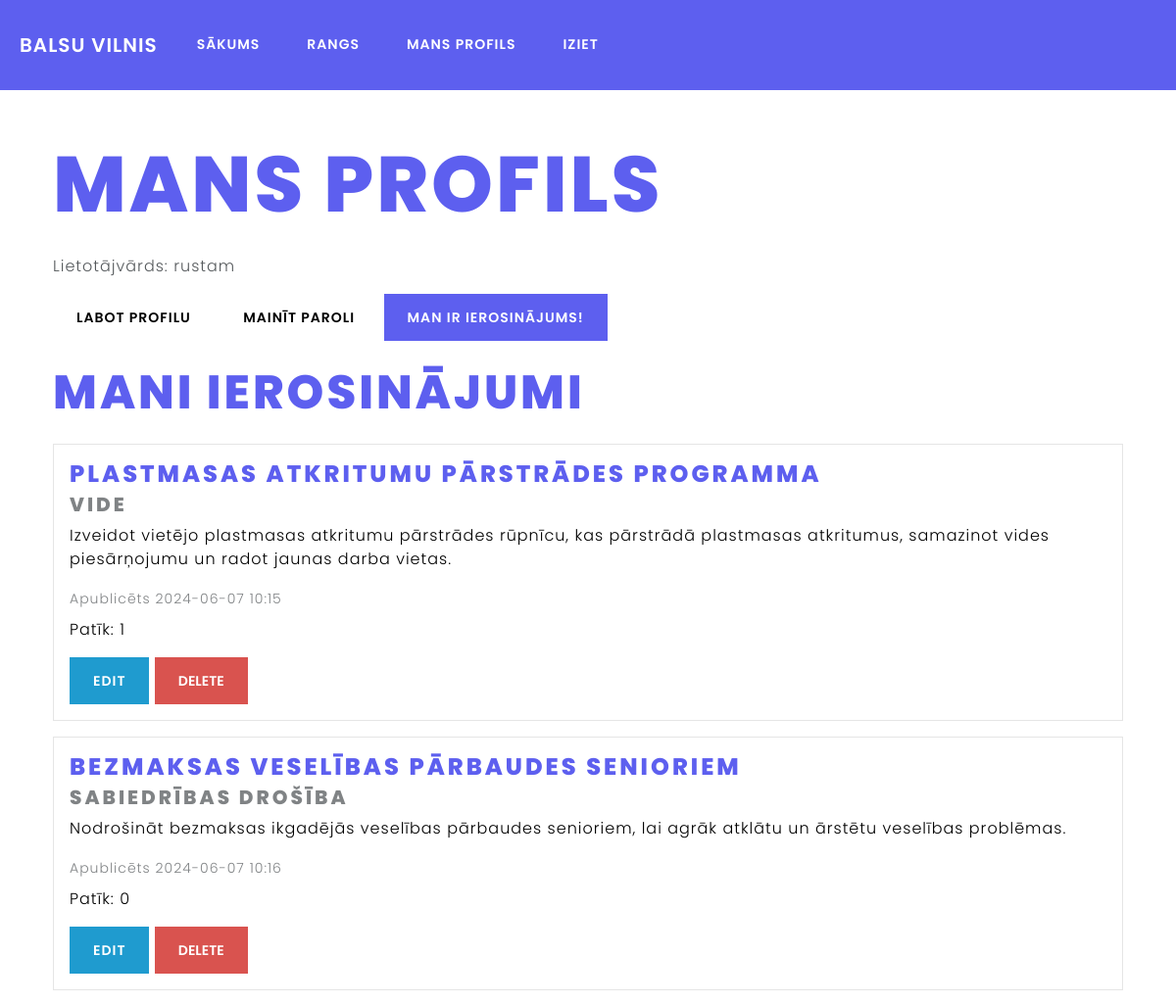
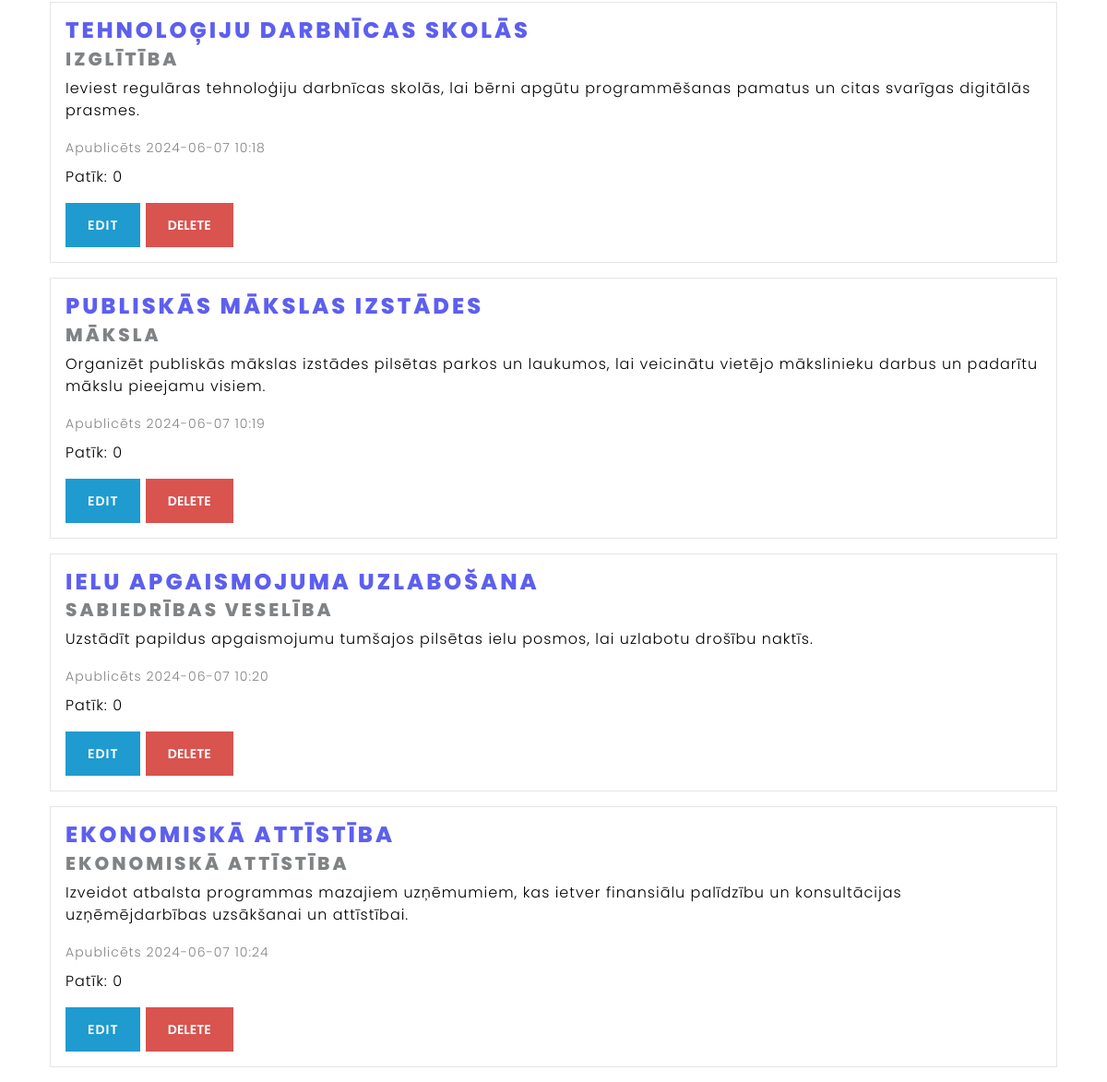
The page /dashboard (signed in) on the database its author committed (2 pictures, top to bottom).
### models.py (models this page shows, shortened)
class User(db.Model, UserMixin):
    id = db.Column(db.Integer, primary_key=True)
    username = db.Column(db.String(150), unique=True, nullable=False)
    email = db.Column(db.String(150), unique=True, nullable=True)
    password = db.Column(db.String(200), nullable=False)
    role = db.Column(db.String(50), nullable=False)
    confirmed = db.Column(db.Boolean, default=False)
    confirmed_on = db.Column(db.DateTime, nullable=True)
    bio = db.Column(db.Text, nullable=True)
    avatar = db.Column(db.String(200), nullable=True)

class Idea(db.Model):
    id = db.Column(db.Integer, primary_key=True)
    title = db.Column(db.String(200), nullable=False)
    description = db.Column(db.Text, nullable=False)
    category = db.Column(db.String(100), nullable=False)
    date_posted = db.Column(db.DateTime, nullable=False, default=datetime.utcnow)
    user_id = db.Column(db.Integer, db.ForeignKey('user.id'), nullable=False)
    user = db.relationship('User', backref=db.backref('ideas', lazy=True))
    likes = db.relationship('Like', backref='idea', lazy=True)
    comments = db.relationship('Comment', backref='parent_idea', lazy=True)
    idea_votes = db.relationship('Vote', backref='parent_idea_votes', lazy=True)
    voting_options = db.relationship('VotingOption', backref='idea', lazy=True, cascade="all, delete-orphan")
    @property
    def like_count(self):
        return Like.query.filter_by(idea_id=self.id).count()

### app.py (the view)
    @app.route('/dashboard')
    @login_required
    def dashboard():
        user_ideas = Idea.query.filter_by(user_id=current_user.id).all()
        delete_form = DeleteIdeaForm()  # Instantiate the delete form
        return render_template('dashboard.html', ideas=user_ideas, delete_form=delete_form)

### app.py (called while the page is built)
def create_app():
    app = Flask(__name__)
    app.config.from_object('config.Config')
    app.config['SECRET_KEY'] = os.getenv('SECRET_KEY', 'hbcirebvyrebgvugbenvu')
    csrf = CSRFProtect(app)
    db.init_app(app)
    mail.init_app(app)
    login_manager.init_app(app)
    bcrypt.init_app(app)
    migrate.init_app(app, db)
    csrf.init_app(app)
    limiter.init_app(app)  # Initialize limiter
    @login_manager.user_loader
    def load_user(user_id):
        return User.query.get(int(user_id))
    def inject_user():
        return dict(current_user=current_user)
    app.context_processor(inject_user)
    register_routes(app)
    return app

### templates/dashboard.html (shortened to what this page needs)
{% extends "base.html" %}
{% block content %}
<div class="container mt-4">
    <h1 class="mb-4">Mans profils</h1>
    <p>Lietotājvārds: {{ current_user.username }}</p>
    <a href="{{ url_for('edit_profile') }}" class="btn btn-secondary mb-4">Labot profilu</a>
    <a href="{{ url_for('change_password') }}" class="btn btn-secondary mb-4">Mainīt paroli</a>
    {% if current_user.role == 'creator' %}
        <a href="{{ url_for('create_idea') }}" class="btn btn-primary mb-4">Man ir ierosinājums!</a>
    {% endif %}
    <h2 class="mb-4">Mani ierosinājumi</h2>
    {% if ideas %}
        {% for idea in ideas %}
        <div class="card bg-light mb-3">
            <div class="card-body">
                <h5 class="card-title">{{ idea.title }}</h5>
                <h6 class="card-subtitle mb-2 text-muted">{{ idea.category }}</h6>
                <p class="card-text">{{ idea.description }}</p>
                <div class="mb-2">
                    <small class="text-muted">Apublicēts {{ idea.date_posted.strftime('%Y-%m-%d %H:%M') }}</small>
                </div>
                <p>Patīk: {{ idea.like_count }}</p>
                <a href="{{ url_for('edit_idea', idea_id=idea.id) }}" class="btn btn-info">Edit</a>
                <form method="POST" action="{{ url_for('delete_idea', idea_id=idea.id) }}" style="display:inline;">
                    <button type="submit" class="btn btn-danger" onclick="return confirm('Vai esat pārliecināts, ka vēlaties dzēst šo ideju?');">Delete</button>
                </form>
            </div>
        </div>
        {% endfor %}
    {% else %}
    <p>Jums vēl nav ierosinājumu</p>
    {% endif %}
</div>
{% endblock %}

### templates/base.html (style rules this page uses)
:root { --primary-color: #5D5FEF; --primary-color-dark: #4a4dcc; }
body { font-family: 'Poppins', sans-serif; }
h1, .h1, h2, .h2, h3, .h3, h4, .h4, h5, .h5, h6, .h6 { font-family: 'Poppins', sans-serif; color: var(--primary-color) !important; font-weight: 800; }
h1, .h1 { font-size: 5rem; }
h2, .h2 { font-size: 3rem; }
h5, .h5 { font-size: 1.5rem; }
h6, .h6 { font-size: 1.25rem; }
.card { background-color: #f8f9fa; color: #000; }
.btn-primary { background-color: var(--primary-color); border-color: var(--primary-color); }

### rows shown on the page
User: username "rustam"
Idea: title "PLASTMASAS ATKRITUMU PĀRSTRĀDES PROGRAMMA", category "VIDE", description "Izveidot vietējo plastmasas atkritumu pārstrādes rūpnīcu, kas pārstrādā plastmasas atkritumus, samazinot vides piesārņojumu un radot jaunas darba vietas.", date_posted "2024-06-07 10:15", like_count "1"
Idea: title "BEZMAKSAS VESELĪBAS PĀRBAUDES SENIORIEM", category "SABIEDRĪBAS DROŠĪBA", description "Nodrošināt bezmaksas ikgadējās veselības pārbaudes senioriem, lai agrāk atklātu un ārstētu veselības problēmas.", date_posted "2024-06-07 10:16", like_count "0"
Idea: title "TEHNOLOĢIJU DARBNĪCAS SKOLĀS", category "IZGLĪTĪBA", description "Ieviest regulāras tehnoloģiju darbnīcas skolās, lai bērni apgūtu programmēšanas pamatus un citas svarīgas digitālās prasmes.", date_posted "2024-06-07 10:18", like_count "0"
Idea: title "PUBLISKĀS MĀKSLAS IZSTĀDES", category "MĀKSLA", description "Organizēt publiskās mākslas izstādes pilsētas parkos un laukumos, lai veicinātu vietējo mākslinieku darbus un padarītu mākslu pieejamu visiem.", date_posted "2024-06-07 10:19", like_count "0"
Idea: title "IELU APGAISMOJUMA UZLABOŠANA", category "SABIEDRĪBAS VESELĪBA", description "Uzstādīt papildus apgaismojumu tumšajos pilsētas ielu posmos, lai uzlabotu drošību naktīs.", date_posted "2024-06-07 10:20", like_count "0"
Idea: title "EKONOMISKĀ ATTĪSTĪBA", category "EKONOMISKĀ ATTĪSTĪBA", description "Izveidot atbalsta programmas mazajiem uzņēmumiem, kas ietver finansiālu palīdzību un konsultācijas uzņēmējdarbības uzsākšanai un attīstībai.", date_posted "2024-06-07 10:24", like_count "0"
